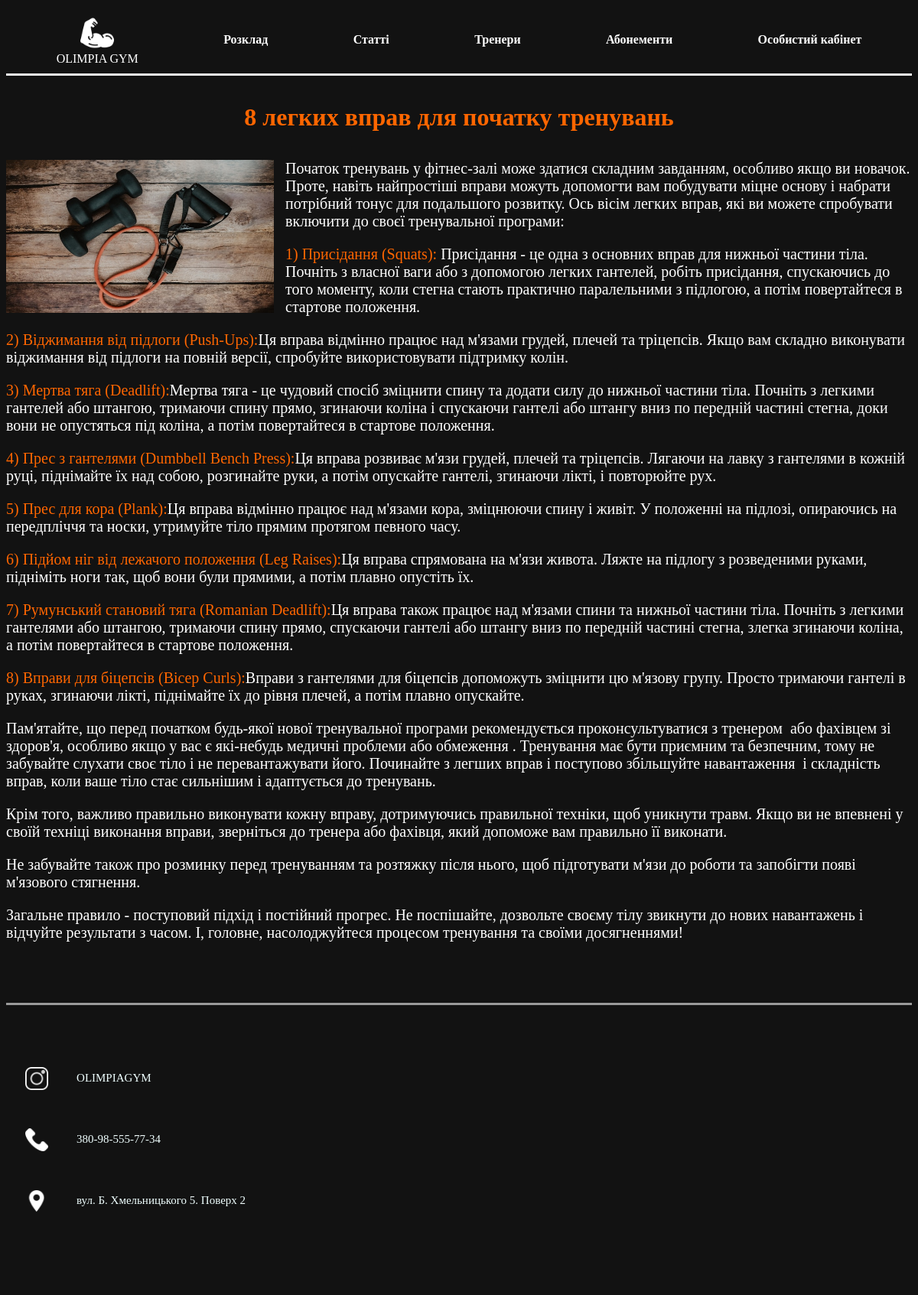
Page /mainpage/article/1/ on the committed database.
### gymsite/models.py (models this page shows, shortened)
class Articles(models.Model):
    description = models.CharField(max_length=200)
    image = models.ImageField(blank=True, upload_to='images')
    text = RichTextField(max_length=10000, default='Default')

### gymsite/views.py (the view)
# urls.py: path('mainpage/article/<int:id>/', articleId),
def articleId(request, id):
    item = Articles.objects.get(id=id)
    context = {
        'item':item
    }
    return render(request, "gymsite/detail.html", context)

### gymsite/templates/gymsite/detail.html (shortened to what this page needs)
{% extends "gymsite/base.html" %}
{% load static %}
{% block content %}
<html>
    <head>
        <link rel="stylesheet" href="{% static 'gymsite/base.css' %}">
        <link rel="stylesheet" href="{% static 'gymsite/articles_abonem.css' %}">
    </head>
    <body>
        <div class="detail">
            <h1>{{item.description}}</h1>
            <img src="{{item.image.url}}" width="350px" height="200px">
            <p>{{item.text | safe}}</p>
        </div>
    </body>
</html>
{% endblock %}

### gymsite/static/gymsite/base.css (style rules this page uses)
body { background-color: #121212; color: white; }
header nav, span { display: flex; justify-content: space-around; align-items: center; }

### gymsite/static/gymsite/articles_abonem.css (style rules this page uses)
.detail h1 { text-align: center; padding: 15px; color:#ff6600; }
.detail img { float: left; margin: 0 15px 0 0; }
.detail p { font-size: 20; }

### rows in the picture
Articles: description "8 легких вправ для початку тренувань", image (picture), text "Початок тренувань у фітнес-залі може здатися складним завданням, особливо якщо ви новачок. Проте, навіть найпростіші вправи можуть допомогти вам побудувати міцне основу і набрати потрібний тонус для подальшого розвитку. Ось вісім легких вправ, які ви можете спробувати включити до своєї тренувальної програми: 1) Присідання (Squats): Присідання - це одна з основних вправ для нижньої частини тіла. Почніть з власної ваги або з допомогою легких гантелей, робіть присідання, спускаючись до того моменту, коли стегна стають практично паралельними з підлогою, а потім повертайтеся в стартове положення. 2) Віджимання від підлоги (Push-Ups): Ця вправа відмінно працює над м'язами грудей, плечей та…"
